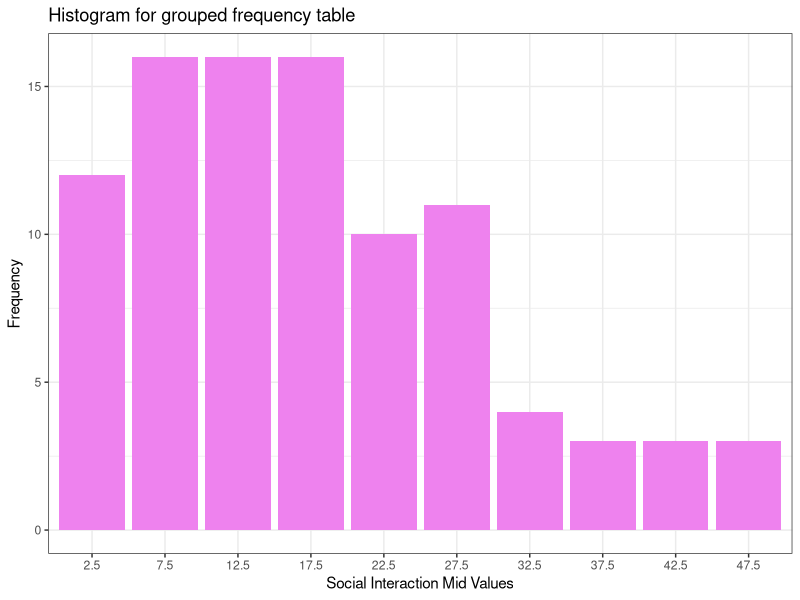

The R script that drew this image:
                                       # Page no. : 11

# Histogram for Grouped Frequency Table Example 2 

social_interaction <- c(48, 15, 33, 3, 21, 19, 17, 16, 44, 25, 30, 3, 5, 9, 35, 32, 26, 13, 14,
                        14, 47, 47, 18, 11, 5, 19, 24, 17, 6, 25, 8, 18, 29, 1, 18, 22, 3, 22, 
                        29, 2, 6, 10, 29, 10, 29, 21, 38, 41, 16, 17, 8, 40, 8, 10, 18, 7, 4, 4, 
                        8, 11, 3, 23, 10, 19, 21, 13, 12, 10, 4, 17, 11, 21, 9, 8, 7, 5, 3, 22, 
                        14, 25, 4, 11, 10, 18, 1, 28, 27, 19, 24, 35, 9, 30, 8, 26)

breaks <- seq(0, 50, by = 5)

mid_values <- seq(0+5/2,50-5/2, 5)

social.interaction <- cut(social_interaction, breaks, right = F)

grouped_frequency_table <- data.frame(table(social.interaction))
grouped_frequency_table$social_interacton_mid <- mid_values

View(grouped_frequency_table)

# Install Library if not install

# install.packages("ggplot2")

# Import Library

library(ggplot2)

ggplot(data = grouped_frequency_table, aes(x = factor(social_interacton_mid), y = Freq)) +
  geom_bar(stat = "identity", fill = "violet") +
  labs(title = "Histogram for grouped frequency table", x = "Social Interaction Mid Values",
       y = "Frequency") + 
  theme_bw()
